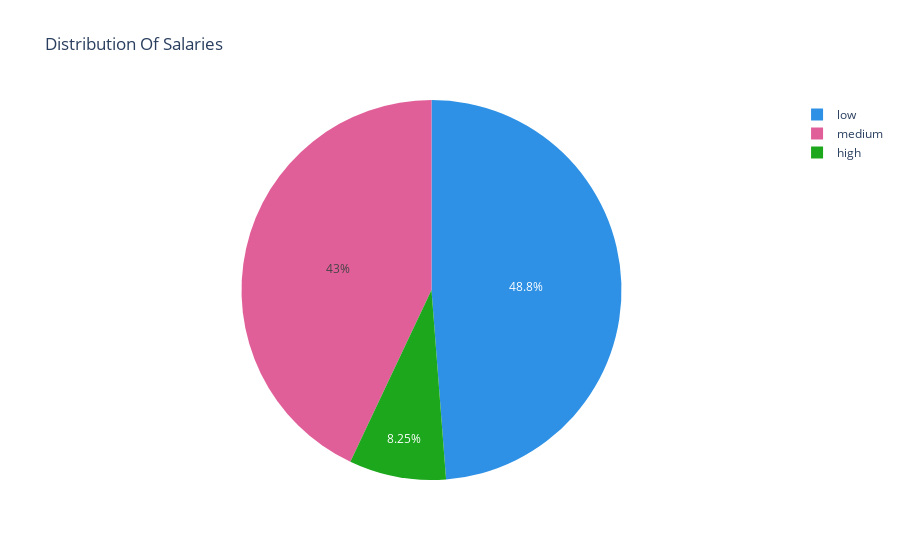

Source (notebook cell):
### Code cell
# now plot a pie graph to show distribution of salary categories

fig = go.Figure()

fig.add_trace(go.Pie(labels = labels, values = values, marker = dict(colors = plotly.colors.qualitative.Dark24)))
fig.update_layout(title = 'Distribution Of Salaries', height = 400)
fig.show()

### Figure 1 — Plotly figure (JSON) as saved in the notebook; plotly's stock layout.template omitted (floating-point values rounded to 4 significant figures)
{"data": [{"labels": ["low", "medium", "high"], "marker": {"colors": ["#2E91E5", "#E15F99", "#1CA71C", "#FB0D0D", "#DA16FF", "#222A2A", "#B68100", "#750D86", "#EB663B", "#511CFB", "#00A08B", "#FB00D1", "#FC0080", "#B2828D", "#6C7C32", "#778AAE", "#862A16", "#A777F1", "#620042", "#1616A7", "#DA60CA", "#6C4516", "#0D2A63", "#AF0038"]}, "type": "pie", "values": [7316, 6446, 1237]}], "layout": {"autosize": true, "title": {"text": "Distribution Of Salaries"}}}
